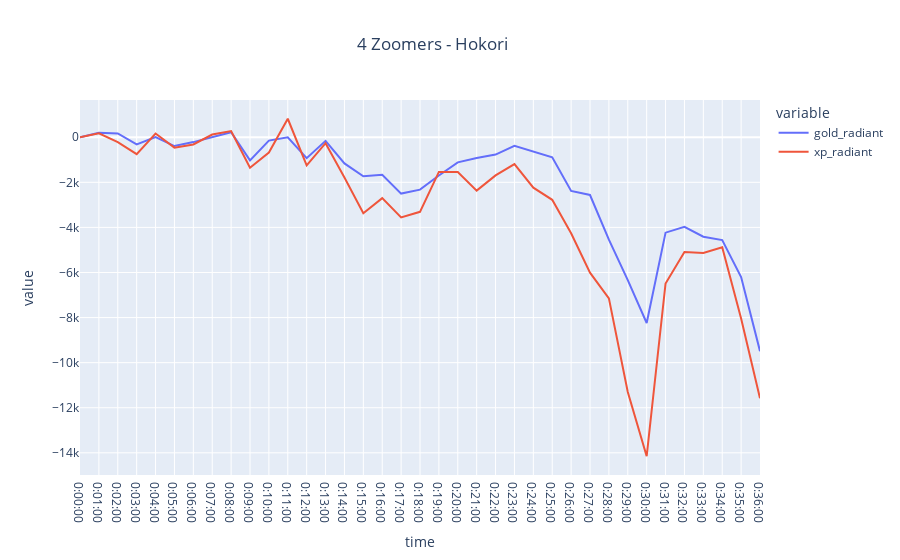

Notebook code cell kept with this figure:
### Code cell
df = common_df
fig = px.line(df, x='time', y=df.columns[1:3], title='4 Zoomers - Hokori') 
fig.update_layout(title_x=0.48)
fig.show()

### Figure 1 — Plotly figure (JSON) as saved in the notebook; plotly's stock layout.template omitted (floating-point values rounded to 4 significant figures)
{"data": [{"hovertemplate": "variable=gold_radiant<br>time=%{x}<br>value=%{y}<extra></extra>", "legendgroup": "gold_radiant", "line": {"color": "#636efa", "dash": "solid"}, "mode": "lines", "name": "gold_radiant", "orientation": "v", "showlegend": true, "type": "scatter", "x": ["0:00:00", "0:01:00", "0:02:00", "0:03:00", "0:04:00", "0:05:00", "0:06:00", "0:07:00", "0:08:00", "0:09:00", "0:10:00", "0:11:00", "0:12:00", "0:13:00", "0:14:00", "0:15:00", "0:16:00", "0:17:00", "0:18:00", "0:19:00", "0:20:00", "0:21:00", "0:22:00", "0:23:00", "0:24:00", "0:25:00", "0:26:00", "0:27:00", "0:28:00", "0:29:00", "0:30:00", "0:31:00", "0:32:00", "0:33:00", "0:34:00", "0:35:00", "0:36:00"], "xaxis": "x", "y": [0, 196, 171, -315, 9, -392, -216, 6, 224, -1029, -148, 1, -927, -161, -1161, -1730, -1668, -2500, -2325, -1697, -1116, -919, -770, -378, -629, -887, -2383, -2562, -4545, -6336, -8241, -4233, -3978, -4414, -4565, -6202, -9490], "yaxis": "y"}, {"hovertemplate": "variable=xp_radiant<br>time=%{x}<br>value=%{y}<extra></extra>", "legendgroup": "xp_radiant", "line": {"color": "#EF553B", "dash": "solid"}, "mode": "lines", "name": "xp_radiant", "orientation": "v", "showlegend": true, "type": "scatter", "x": ["0:00:00", "0:01:00", "0:02:00", "0:03:00", "0:04:00", "0:05:00", "0:06:00", "0:07:00", "0:08:00", "0:09:00", "0:10:00", "0:11:00", "0:12:00", "0:13:00", "0:14:00", "0:15:00", "0:16:00", "0:17:00", "0:18:00", "0:19:00", "0:20:00", "0:21:00", "0:22:00", "0:23:00", "0:24:00", "0:25:00", "0:26:00", "0:27:00", "0:28:00", "0:29:00", "0:30:00", "0:31:00", "0:32:00", "0:33:00", "0:34:00", "0:35:00", "0:36:00"], "xaxis": "x", "y": [0, 177, -218, -749, 165, -461, -322, 120, 273, -1354, -681, 820, -1249, -264, -1785, -3370, -2702, -3558, -3309, -1539, -1539, -2369, -1694, -1195, -2238, -2775, -4260, -6008, -7146, -11303, -14152, -6489, -5092, -5137, -4877, -8046, -11581], "yaxis": "y"}], "layout": {"autosize": true, "legend": {"title": {"text": "variable"}, "tracegroupgap": 0}, "title": {"text": "4 Zoomers - Hokori", "x": 0.48}, "xaxis": {"anchor": "y", "autorange": true, "domain": [0, 1], "range": [0, 36], "title": {"text": "time"}, "type": "category"}, "yaxis": {"anchor": "x", "autorange": true, "domain": [0, 1], "range": [-14980.0, 1652.0], "title": {"text": "value"}, "type": "linear"}}}
